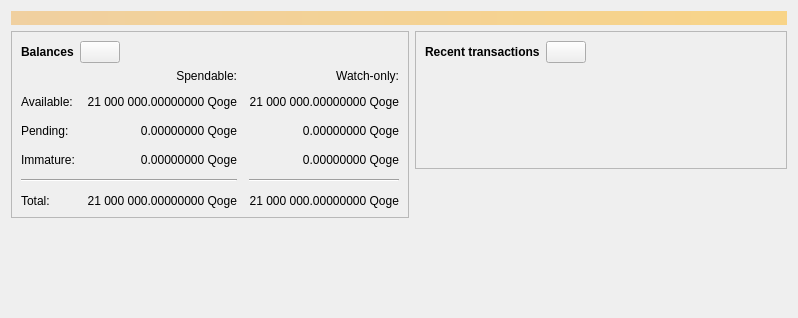
<?xml version="1.0" encoding="UTF-8"?>
<ui version="4.0">
 <class>OverviewPage</class>
 <widget class="QWidget" name="OverviewPage">
  <property name="geometry">
   <rect>
    <x>0</x>
    <y>0</y>
    <width>798</width>
    <height>318</height>
   </rect>
  </property>
  <property name="windowTitle">
   <string>Form</string>
  </property>
  <layout class="QVBoxLayout" name="topLayout">
   <item>
    <widget class="QLabel" name="labelAlerts">
     <property name="visible">
      <bool>false</bool>
     </property>
     <property name="styleSheet">
      <string notr="true">QLabel { background-color: qlineargradient(x1: 0, y1: 0, x2: 1, y2: 0, stop:0 #F0D0A0, stop:1 #F8D488); color:#000000; }</string>
     </property>
     <property name="wordWrap">
      <bool>true</bool>
     </property>
     <property name="margin">
      <number>3</number>
     </property>
     <property name="textInteractionFlags">
      <set>Qt::TextSelectableByMouse</set>
     </property>
    </widget>
   </item>
   <item>
    <layout class="QHBoxLayout" name="horizontalLayout" stretch="1,1">
     <item>
      <layout class="QVBoxLayout" name="verticalLayout_2">
       <item>
        <widget class="QFrame" name="frame">
         <property name="frameShape">
          <enum>QFrame::StyledPanel</enum>
         </property>
         <property name="frameShadow">
          <enum>QFrame::Raised</enum>
         </property>
         <layout class="QVBoxLayout" name="verticalLayout_4">
          <item>
           <layout class="QHBoxLayout" name="horizontalLayout_4">
            <item>
             <widget class="QLabel" name="label_5">
              <property name="font">
               <font>
                <weight>75</weight>
                <bold>true</bold>
               </font>
              </property>
              <property name="text">
               <string>Balances</string>
              </property>
             </widget>
            </item>
            <item>
             <widget class="QPushButton" name="labelWalletStatus">
              <property name="enabled">
               <bool>true</bool>
              </property>
              <property name="maximumSize">
               <size>
                <width>45</width>
                <height>16777215</height>
               </size>
              </property>
              <property name="toolTip">
               <string>The displayed information may be out of date. Your wallet automatically synchronizes with the Qogecoin network after a connection is established, but this process has not completed yet.</string>
              </property>
              <property name="text">
               <string/>
              </property>
              <property name="icon">
               <iconset resource="../xogecoin.qrc">
                <normaloff>:/icons/warning</normaloff>
                <disabledoff>:/icons/warning</disabledoff>:/icons/warning</iconset>
              </property>
              <property name="iconSize">
               <size>
                <width>24</width>
                <height>24</height>
               </size>
              </property>
             </widget>
            </item>
            <item>
             <spacer name="horizontalSpacer_3">
              <property name="orientation">
               <enum>Qt::Horizontal</enum>
              </property>
              <property name="sizeHint" stdset="0">
               <size>
                <width>40</width>
                <height>20</height>
               </size>
              </property>
             </spacer>
            </item>
           </layout>
          </item>
          <item>
           <layout class="QGridLayout" name="gridLayout">
            <property name="spacing">
             <number>12</number>
            </property>
            <item row="2" column="2">
             <widget class="QLabel" name="labelWatchPending">
              <property name="cursor">
               <cursorShape>IBeamCursor</cursorShape>
              </property>
              <property name="toolTip">
               <string>Unconfirmed transactions to watch-only addresses</string>
              </property>
              <property name="text">
               <string notr="true">0.00000000 Qoge</string>
              </property>
              <property name="alignment">
               <set>Qt::AlignRight|Qt::AlignTrailing|Qt::AlignVCenter</set>
              </property>
              <property name="textInteractionFlags">
               <set>Qt::LinksAccessibleByMouse|Qt::TextSelectableByKeyboard|Qt::TextSelectableByMouse</set>
              </property>
             </widget>
            </item>
            <item row="2" column="1">
             <widget class="QLabel" name="labelUnconfirmed">
              <property name="cursor">
               <cursorShape>IBeamCursor</cursorShape>
              </property>
              <property name="toolTip">
               <string>Total of transactions that have yet to be confirmed, and do not yet count toward the spendable balance</string>
              </property>
              <property name="text">
               <string notr="true">0.00000000 Qoge</string>
              </property>
              <property name="alignment">
               <set>Qt::AlignRight|Qt::AlignTrailing|Qt::AlignVCenter</set>
              </property>
              <property name="textInteractionFlags">
               <set>Qt::LinksAccessibleByMouse|Qt::TextSelectableByKeyboard|Qt::TextSelectableByMouse</set>
              </property>
             </widget>
            </item>
            <item row="3" column="2">
             <widget class="QLabel" name="labelWatchImmature">
              <property name="cursor">
               <cursorShape>IBeamCursor</cursorShape>
              </property>
              <property name="toolTip">
               <string>Mined balance in watch-only addresses that has not yet matured</string>
              </property>
              <property name="text">
               <string notr="true">0.00000000 Qoge</string>
              </property>
              <property name="alignment">
               <set>Qt::AlignRight|Qt::AlignTrailing|Qt::AlignVCenter</set>
              </property>
              <property name="textInteractionFlags">
               <set>Qt::LinksAccessibleByMouse|Qt::TextSelectableByKeyboard|Qt::TextSelectableByMouse</set>
              </property>
             </widget>
            </item>
            <item row="4" column="0" colspan="2">
             <widget class="Line" name="line">
              <property name="orientation">
               <enum>Qt::Horizontal</enum>
              </property>
             </widget>
            </item>
            <item row="4" column="2">
             <widget class="Line" name="lineWatchBalance">
              <property name="sizePolicy">
               <sizepolicy hsizetype="Preferred" vsizetype="Fixed">
                <horstretch>0</horstretch>
                <verstretch>0</verstretch>
               </sizepolicy>
              </property>
              <property name="minimumSize">
               <size>
                <width>140</width>
                <height>0</height>
               </size>
              </property>
              <property name="orientation">
               <enum>Qt::Horizontal</enum>
              </property>
             </widget>
            </item>
            <item row="5" column="0">
             <widget class="QLabel" name="labelTotalText">
              <property name="text">
               <string>Total:</string>
              </property>
             </widget>
            </item>
            <item row="3" column="1">
             <widget class="QLabel" name="labelImmature">
              <property name="cursor">
               <cursorShape>IBeamCursor</cursorShape>
              </property>
              <property name="toolTip">
               <string>Mined balance that has not yet matured</string>
              </property>
              <property name="text">
               <string notr="true">0.00000000 Qoge</string>
              </property>
              <property name="alignment">
               <set>Qt::AlignRight|Qt::AlignTrailing|Qt::AlignVCenter</set>
              </property>
              <property name="textInteractionFlags">
               <set>Qt::LinksAccessibleByMouse|Qt::TextSelectableByKeyboard|Qt::TextSelectableByMouse</set>
              </property>
             </widget>
            </item>
            <item row="2" column="3">
             <spacer name="horizontalSpacer_2">
              <property name="orientation">
               <enum>Qt::Horizontal</enum>
              </property>
              <property name="sizeHint" stdset="0">
               <size>
                <width>40</width>
                <height>20</height>
               </size>
              </property>
             </spacer>
            </item>
            <item row="3" column="0">
             <widget class="QLabel" name="labelImmatureText">
              <property name="text">
               <string>Immature:</string>
              </property>
             </widget>
            </item>
            <item row="5" column="1">
             <widget class="QLabel" name="labelTotal">
              <property name="cursor">
               <cursorShape>IBeamCursor</cursorShape>
              </property>
              <property name="toolTip">
               <string>Your current total balance</string>
              </property>
              <property name="text">
               <string notr="true">21 000 000.00000000 Qoge</string>
              </property>
              <property name="alignment">
               <set>Qt::AlignRight|Qt::AlignTrailing|Qt::AlignVCenter</set>
              </property>
              <property name="textInteractionFlags">
               <set>Qt::LinksAccessibleByMouse|Qt::TextSelectableByKeyboard|Qt::TextSelectableByMouse</set>
              </property>
             </widget>
            </item>
            <item row="5" column="2">
             <widget class="QLabel" name="labelWatchTotal">
              <property name="cursor">
               <cursorShape>IBeamCursor</cursorShape>
              </property>
              <property name="toolTip">
               <string>Current total balance in watch-only addresses</string>
              </property>
              <property name="text">
               <string notr="true">21 000 000.00000000 Qoge</string>
              </property>
              <property name="alignment">
               <set>Qt::AlignRight|Qt::AlignTrailing|Qt::AlignVCenter</set>
              </property>
              <property name="textInteractionFlags">
               <set>Qt::LinksAccessibleByMouse|Qt::TextSelectableByKeyboard|Qt::TextSelectableByMouse</set>
              </property>
             </widget>
            </item>
            <item row="0" column="2">
             <widget class="QLabel" name="labelWatchonly">
              <property name="text">
               <string>Watch-only:</string>
              </property>
              <property name="alignment">
               <set>Qt::AlignRight|Qt::AlignTrailing|Qt::AlignVCenter</set>
              </property>
             </widget>
            </item>
            <item row="1" column="0">
             <widget class="QLabel" name="labelBalanceText">
              <property name="text">
               <string>Available:</string>
              </property>
             </widget>
            </item>
            <item row="1" column="1">
             <widget class="QLabel" name="labelBalance">
              <property name="cursor">
               <cursorShape>IBeamCursor</cursorShape>
              </property>
              <property name="toolTip">
               <string>Your current spendable balance</string>
              </property>
              <property name="text">
               <string notr="true">21 000 000.00000000 Qoge</string>
              </property>
              <property name="alignment">
               <set>Qt::AlignRight|Qt::AlignTrailing|Qt::AlignVCenter</set>
              </property>
              <property name="textInteractionFlags">
               <set>Qt::LinksAccessibleByMouse|Qt::TextSelectableByKeyboard|Qt::TextSelectableByMouse</set>
              </property>
             </widget>
            </item>
            <item row="1" column="2">
             <widget class="QLabel" name="labelWatchAvailable">
              <property name="cursor">
               <cursorShape>IBeamCursor</cursorShape>
              </property>
              <property name="toolTip">
               <string>Your current balance in watch-only addresses</string>
              </property>
              <property name="text">
               <string notr="true">21 000 000.00000000 Qoge</string>
              </property>
              <property name="alignment">
               <set>Qt::AlignRight|Qt::AlignTrailing|Qt::AlignVCenter</set>
              </property>
              <property name="textInteractionFlags">
               <set>Qt::LinksAccessibleByMouse|Qt::TextSelectableByKeyboard|Qt::TextSelectableByMouse</set>
              </property>
             </widget>
            </item>
            <item row="2" column="0">
             <widget class="QLabel" name="labelPendingText">
              <property name="text">
               <string>Pending:</string>
              </property>
             </widget>
            </item>
            <item row="0" column="1">
             <widget class="QLabel" name="labelSpendable">
              <property name="text">
               <string>Spendable:</string>
              </property>
              <property name="alignment">
               <set>Qt::AlignRight|Qt::AlignTrailing|Qt::AlignVCenter</set>
              </property>
             </widget>
            </item>
           </layout>
          </item>
         </layout>
        </widget>
       </item>
       <item>
        <spacer name="verticalSpacer">
         <property name="orientation">
          <enum>Qt::Vertical</enum>
         </property>
         <property name="sizeHint" stdset="0">
          <size>
           <width>20</width>
           <height>40</height>
          </size>
         </property>
        </spacer>
       </item>
      </layout>
     </item>
     <item>
      <layout class="QVBoxLayout" name="verticalLayout_3">
       <item>
        <widget class="QFrame" name="frame_2">
         <property name="frameShape">
          <enum>QFrame::StyledPanel</enum>
         </property>
         <property name="frameShadow">
          <enum>QFrame::Raised</enum>
         </property>
         <layout class="QVBoxLayout" name="verticalLayout">
          <item>
           <layout class="QHBoxLayout" name="horizontalLayout_2">
            <item>
             <widget class="QLabel" name="label_4">
              <property name="font">
               <font>
                <weight>75</weight>
                <bold>true</bold>
               </font>
              </property>
              <property name="text">
               <string>Recent transactions</string>
              </property>
             </widget>
            </item>
            <item>
             <widget class="QPushButton" name="labelTransactionsStatus">
              <property name="enabled">
               <bool>true</bool>
              </property>
              <property name="maximumSize">
               <size>
                <width>45</width>
                <height>16777215</height>
               </size>
              </property>
              <property name="toolTip">
               <string>The displayed information may be out of date. Your wallet automatically synchronizes with the Qogecoin network after a connection is established, but this process has not completed yet.</string>
              </property>
              <property name="text">
               <string/>
              </property>
              <property name="icon">
               <iconset resource="../xogecoin.qrc">
                <normaloff>:/icons/warning</normaloff>
                <disabledoff>:/icons/warning</disabledoff>:/icons/warning</iconset>
              </property>
              <property name="iconSize">
               <size>
                <width>24</width>
                <height>24</height>
               </size>
              </property>
             </widget>
            </item>
            <item>
             <spacer name="horizontalSpacer">
              <property name="orientation">
               <enum>Qt::Horizontal</enum>
              </property>
              <property name="sizeHint" stdset="0">
               <size>
                <width>40</width>
                <height>20</height>
               </size>
              </property>
             </spacer>
            </item>
           </layout>
          </item>
          <item>
           <widget class="TransactionOverviewWidget" name="listTransactions">
            <property name="styleSheet">
             <string notr="true">QListView { background: transparent; }</string>
            </property>
            <property name="frameShape">
             <enum>QFrame::NoFrame</enum>
            </property>
            <property name="verticalScrollBarPolicy">
             <enum>Qt::ScrollBarAlwaysOff</enum>
            </property>
            <property name="horizontalScrollBarPolicy">
             <enum>Qt::ScrollBarAlwaysOff</enum>
            </property>
            <property name="sizeAdjustPolicy">
             <enum>QAbstractScrollArea::AdjustToContents</enum>
            </property>
            <property name="selectionMode">
             <enum>QAbstractItemView::NoSelection</enum>
            </property>
            <property name="uniformItemSizes">
             <bool>true</bool>
            </property>
           </widget>
          </item>
         </layout>
        </widget>
       </item>
       <item>
        <spacer name="verticalSpacer_2">
         <property name="orientation">
          <enum>Qt::Vertical</enum>
         </property>
         <property name="sizeHint" stdset="0">
          <size>
           <width>20</width>
           <height>40</height>
          </size>
         </property>
        </spacer>
       </item>
      </layout>
     </item>
    </layout>
   </item>
  </layout>
 </widget>
 <customwidgets>
  <customwidget>
   <class>TransactionOverviewWidget</class>
   <extends>QListView</extends>
   <header>qt/transactionoverviewwidget.h</header>
  </customwidget>
 </customwidgets>
 <resources/>
 <connections/>
</ui>
